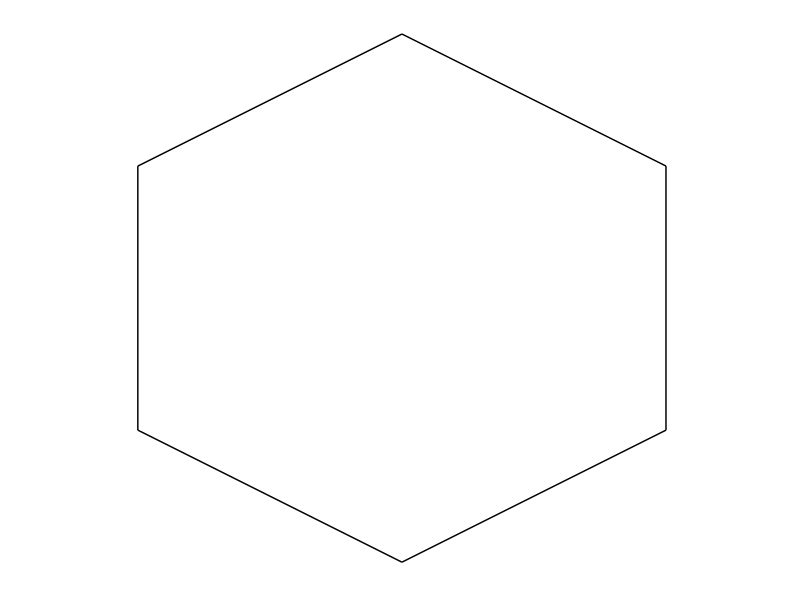
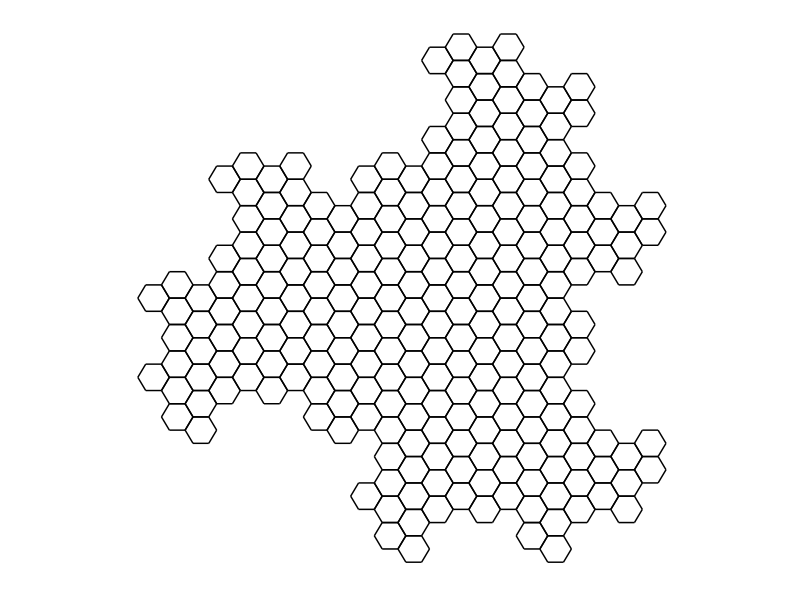

Write R code to recreate these figures, in order.
#========================================================
# Deterministic Algorithm Example: Sierpinski Gasket
#========================================================

# This algorithm iterates functions on a starting set to create the Sierpinski Gasket. 
#
# The starting set is defined as a LIST of PAIRS of points in the plane.
#
# Each PAIR of points corresponds to a straight line drawn between them.
#
# The functions are applied to each of the endpoints, creating a new list of pairs of points.
#
# This process is repeated for the specified number of iterations.
#
# Finally, the resulting set is plotted by drawing lines between the pairs of points.
#

library(ggplot2)

N <- 5

theta <- pi/6
R <- matrix(data=c(cos(theta), -sin(theta), sin(theta), cos(theta)), byrow=TRUE, nrow=2, ncol=2)

A <- (1/sqrt(3))*R

f_1 <- function(x){
  A%*%x
}

f_2 <- function(x){
  A%*%x + c(1/2, sqrt(3)/6)
}

f_3 <- function(x){
  A%*%x + c(1/2, -sqrt(3)/6)
}


F_1 <- function(X){
  Y <- list()
  Y[[1]]<-f_1(X[[1]])
  Y[[2]]<-f_1(X[[2]])
  Y
}

F_2 <- function(X){
  Y <- list()
  Y[[1]]<-f_2(X[[1]])
  Y[[2]]<-f_2(X[[2]])
  Y
}

F_3 <- function(X){
  Y <- list()
  Y[[1]]<-f_3(X[[1]])
  Y[[2]]<-f_3(X[[2]])
  Y
  
}

# = = = = = = = = = = = = 

# = Define the starting set =

ab<-list()
ab[[1]]<-c(0,sqrt(3)/3)
ab[[2]]<-c(1/2, sqrt(3)/3 + sqrt(3)/6)

bc<-list()
bc[[1]]<-c(1/2, sqrt(3)/3 + sqrt(3)/6)
bc[[2]]<-c(1,sqrt(3)/3)

cd<-list()
cd[[1]]<-c(1,sqrt(3)/3)
cd[[2]]<-c(1,0)

de<-list()
de[[1]]<-c(1,0)
de[[2]]<-c(1/2,-sqrt(3)/6)


ef<-list()
ef[[1]]<-c(1/2,-sqrt(3)/6)
ef[[2]]<-c(0,0)

fa<-list()
fa[[1]]<-c(0,0)
fa[[2]]<-c(0,sqrt(3)/3)

S<-list()
S[[1]] <- ab
S[[2]] <- bc
S[[3]] <- cd
S[[4]] <- de
S[[5]] <- ef
S[[6]] <- fa

# Plot the starting set
# = Prep to plot the lines between the pairs of points in the list S

X_1<-vector()
Y_1<-vector()
X_2<-vector()
Y_2<-vector()

for(j in 1:length(S)){
  p <- S[[j]][[1]]
  X_1[j] <- p[1]
  Y_1[j] <- p[2]
  
  q <- S[[j]][[2]]
  X_2[j] <- q[1]
  Y_2[j] <- q[2]
  
} 

# Combine the x and y values into a data.frame with grouping
# to specify which points should be connected by a line
X <- c(X_1, X_2)
Y <- c(Y_1, Y_2)
ids <- c(1:length(S))
group <- rep(ids, times=2)
lines <- data.frame(x=X, y=Y, grp=group)

# Plot the lines
ggplot(lines, aes(x, y, group = grp)) + 
  geom_line() + xlab("") + ylab("") + theme(aspect.ratio=1) + 
  theme(axis.line=element_blank(),
        axis.text.x=element_blank(),
        axis.text.y=element_blank(),
        axis.ticks=element_blank(),
        axis.title.x=element_blank(),
        axis.title.y=element_blank(),
        legend.position="none",
        panel.background=element_blank(),
        panel.border=element_blank(),
        panel.grid.major=element_blank(),
        panel.grid.minor=element_blank(),
        plot.background=element_blank())


# = = = = = = = = = = = = = = = = = = = = = = = = =


# = Define the functions on lists of two elements =

F_1 <- function(X){
  Y <- list()
  Y[[1]]<-f_1(X[[1]])
  Y[[2]]<-f_1(X[[2]])
  Y
}

F_2 <- function(X){
  Y <- list()
  Y[[1]]<-f_2(X[[1]])
  Y[[2]]<-f_2(X[[2]])
  Y
}

F_3 <- function(X){
  Y <- list()
  Y[[1]]<-f_3(X[[1]])
  Y[[2]]<-f_3(X[[2]])
  Y
}

# = = = = = = = = = = = = 



# = Iterate the functions =

FF <- list()

for(i in 1:N){
  
  for(j in 1:length(S)){
    
    FF[[j]] <- list(F_1(S[[j]]),
                    F_2(S[[j]]),
                    F_3(S[[j]]))
    
  }
  
  S <- unlist(FF, recursive = FALSE)
}


# = Prep to plot the lines between the pairs of points in the list S

X_1<-vector()
Y_1<-vector()
X_2<-vector()
Y_2<-vector()

for(j in 1:length(S)){
  p <- S[[j]][[1]]
  X_1[j] <- p[1]
  Y_1[j] <- p[2]
  
  q <- S[[j]][[2]]
  X_2[j] <- q[1]
  Y_2[j] <- q[2]
  
} 

# Combine the x and y values into a data.frame with grouping
# to specify which points should be connected by a line
X <- c(X_1, X_2)
Y <- c(Y_1, Y_2)
ids <- c(1:length(S))
group <- rep(ids, times=2)
lines <- data.frame(x=X, y=Y, grp=group)

# Plot the lines
ggplot(lines, aes(x, y, group = grp)) + 
  geom_line() + xlab("") + ylab("") + theme(aspect.ratio=1) +
  theme(axis.line=element_blank(),
        axis.text.x=element_blank(),
        axis.text.y=element_blank(),
        axis.ticks=element_blank(),
        axis.title.x=element_blank(),
        axis.title.y=element_blank(),
        legend.position="none",
        panel.background=element_blank(),
        panel.border=element_blank(),
        panel.grid.major=element_blank(),
        panel.grid.minor=element_blank(),
        plot.background=element_blank())

